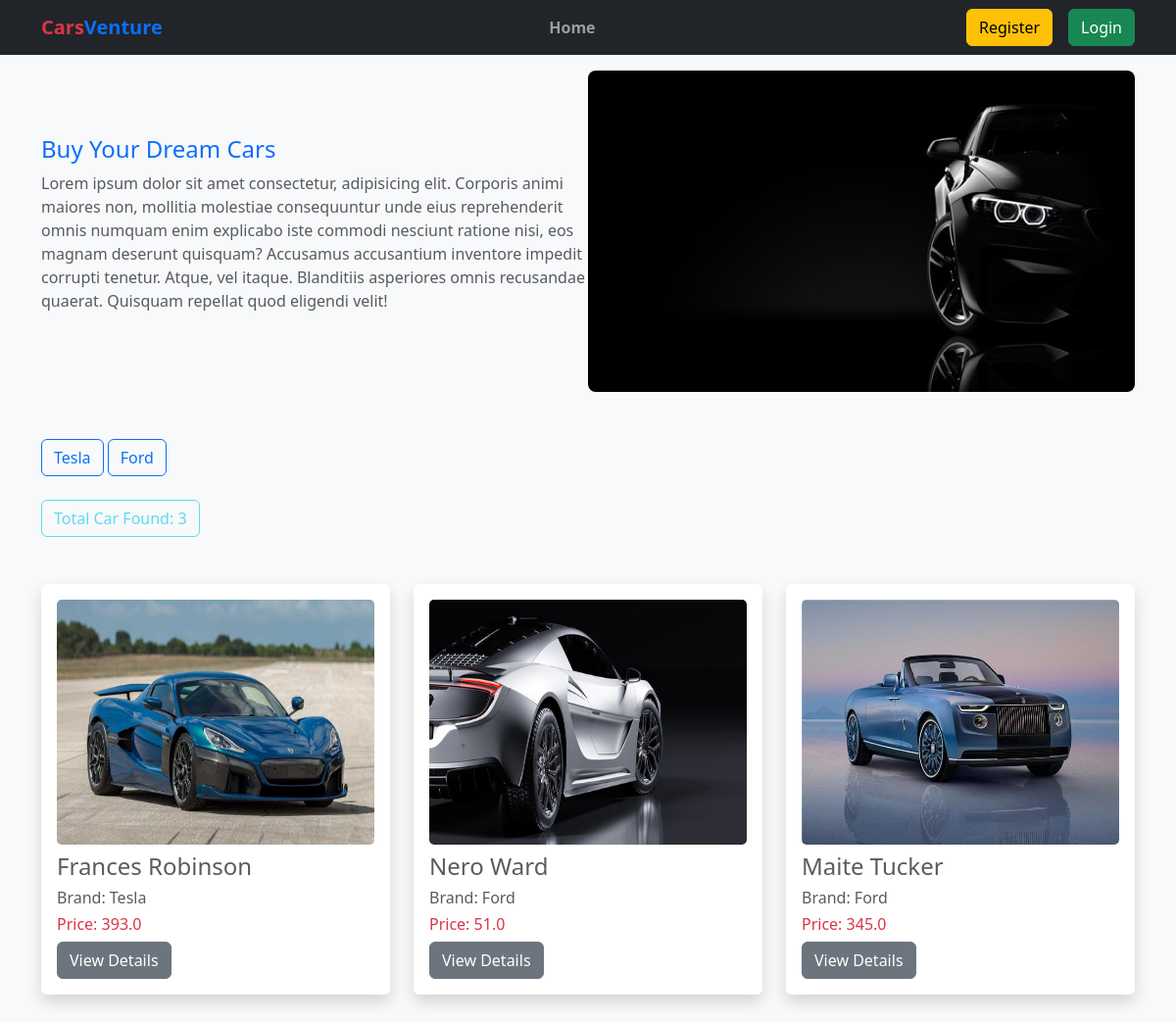
The page / on the database its author committed.
### brand/models.py (models this page shows, shortened)
class Brand(models.Model):
    name = models.CharField(max_length=100)
    slug = models.SlugField(max_length=100, unique=True)

### car/models.py (models this page shows, shortened)
class Car(models.Model):
    name = models.CharField(max_length=100)
    brand = models.ForeignKey(Brand, on_delete=models.CASCADE)
    price = models.FloatField(max_length=100)
    quantity = models.IntegerField()
    description = models.TextField()
    image = models.ImageField(upload_to="uploads/car/")

### car_venture/views.py (the view)
# urls.py: path("", views.home, name="home"),
def home(request, brand_slug=None):
    brands = Brand.objects.all()
    if brand_slug:
        brand = Brand.objects.get(slug=brand_slug)
        cars = Car.objects.filter(brand=brand)
    else:
        cars = Car.objects.all()
    return render(request, "home.html", {"brands": brands, "cars": cars})

### templates/home.html
{% extends "base.html" %} {% load static %}
{% block content %}
<div class="container">
  <div class="banner d-flex justify-content-between align-items-center mt-3">
    <div class="col-6">
      <h4 class="text-primary">Buy Your Dream Cars</h4>
      <p class="text-muted">
        Lorem ipsum dolor sit amet consectetur, adipisicing elit. Corporis animi
        maiores non, mollitia molestiae consequuntur unde eius reprehenderit
        omnis numquam enim explicabo iste commodi nesciunt ratione nisi, eos
        magnam deserunt quisquam? Accusamus accusantium inventore impedit
        corrupti tenetur. Atque, vel itaque. Blanditiis asperiores omnis
        recusandae quaerat. Quisquam repellat quod eligendi velit!
      </p>
    </div>
    <div class="col-6">
      <img
        src="{% static 'images/banner.jpg' %}"
        class="rounded-3"
        style="width: 100%"
        alt=""
      />
    </div>
  </div>
  <div class="mt-5">
    {% for brand in brands %}
    <a href="{% url "brand_wise" brand.slug %}" class="btn btn-outline-primary">{{brand.name}}</a>
    {% endfor %}
  </div>
  <div class="cars">
    <button class="btn btn-outline-info mt-4 disabled">Total Car Found: <span>{{cars | length}}</span></button>
    <div class="row my-5">
      {% for car in cars %}
      <div class="col-md-4 mb-3">
        <div class="card border-0 shadow">
          <div class="card-body">
            <img src="{{car.image.url}}" class="card-img" style="height: 250px;" alt="">
            <h4 class="card-title text-muted mt-2">{{car.name}}</h4>
            <h6 class="text-muted">Brand: {{car.brand.name}}</h6>
            <h6 class="text-danger">Price: {{car.price}}</h6>
            <a href="{% url "car_details" car.id %}" class="btn btn-secondary">View Details</a>
          </div>
        </div>
      </div>
      {% endfor %}
    </div>
  </div>
</div>
{% endblock content %}

### templates/base.html (shortened to what this page needs)
<!DOCTYPE html>
<html lang="en">
  <head>
    <link
      href="https://cdn.jsdelivr.net/npm/bootstrap@5.3.2/dist/css/bootstrap.min.css"
      rel="stylesheet"
    />
  </head>
  <body class="bg-light">
    <header>
      <nav class="navbar navbar-expand-md navbar-dark bg-dark">
        <div class="container">
          <a class="navbar-brand fw-bold text-danger" href="#">Cars<span class="text-primary">Venture</span></a>
          <div class="collapse navbar-collapse" id="collapsibleNavId">
            <ul class="navbar-nav m-auto mt-2 mt-lg-0">
              <li class="nav-item">
                <a class="nav-link fw-semibold" href="{% url "home" %}">Home</a>
              </li>
            </ul>
            <div class="d-flex gap-3">
              {% if request.user.is_authenticated %}
              <a class="btn btn-primary" href="{% url "profile" %}">Profile</a>
              <form action="{% url "logout" %}" method="POST">
                {% csrf_token %}
                <button type="submit" class="btn btn-danger">Logout</button>
              </form>
              {% else %}
              <a class="btn btn-warning" href="{% url "register" %}">Register</a>
              <a class="btn btn-success" href="{% url "login" %}">Login</a>
              {% endif %}
            </div>
          </div>
        </div>
      </nav>
    </header>
    <main>{% block content %}{% endblock content %}</main>
  </body>
</html>

### rows shown on the page
Brand: name "Tesla"
Brand: name "Ford"
Car: image (picture), name "Frances Robinson", brand.name "Tesla", price "393.0"
Car: image (picture), name "Nero Ward", brand.name "Ford", price "51.0"
Car: image (picture), name "Maite Tucker", brand.name "Ford", price "345.0"

### other values the page prints
{{ cars | length }} "3"
